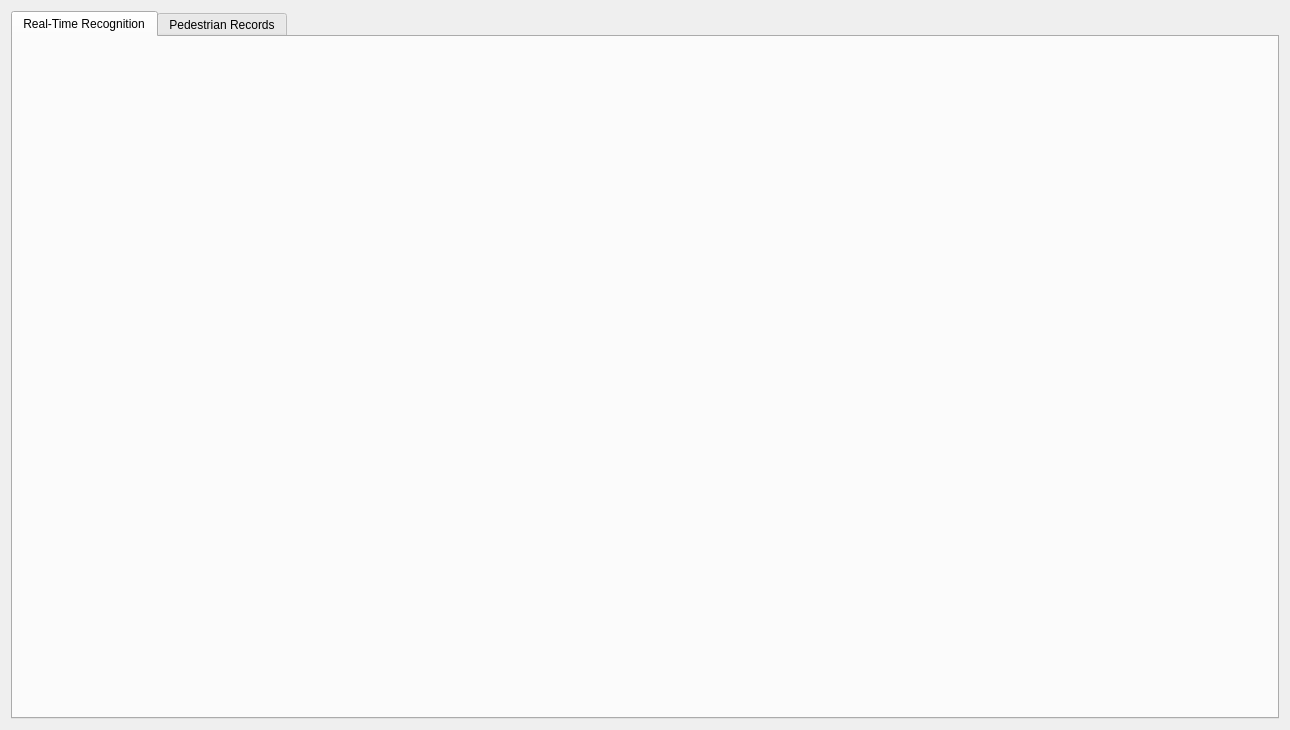
<?xml version="1.0" encoding="UTF-8"?>
<ui version="4.0">
 <class>PedestrianRecognitionClass</class>
 <widget class="QWidget" name="PedestrianRecognitionClass">
  <property name="geometry">
   <rect>
    <x>0</x>
    <y>0</y>
    <width>1290</width>
    <height>730</height>
   </rect>
  </property>
  <property name="windowTitle">
   <string>PedestrianRecognition</string>
  </property>
  <layout class="QHBoxLayout" name="horizontalLayout">
   <item>
    <widget class="QTabWidget" name="tabWidget">
     <property name="styleSheet">
      <string notr="true"/>
     </property>
     <property name="currentIndex">
      <number>0</number>
     </property>
     <widget class="QWidget" name="tab1">
      <property name="styleSheet">
       <string notr="true"/>
      </property>
      <attribute name="title">
       <string>Real-Time Recognition</string>
      </attribute>
      <widget class="RealTimeRecognition" name="widget" native="true">
       <property name="geometry">
        <rect>
         <x>-10</x>
         <y>0</y>
         <width>1280</width>
         <height>684</height>
        </rect>
       </property>
      </widget>
     </widget>
     <widget class="QWidget" name="tab2">
      <property name="styleSheet">
       <string notr="true"/>
      </property>
      <attribute name="title">
       <string>Pedestrian Records</string>
      </attribute>
      <widget class="PersonData" name="widget_2" native="true">
       <property name="geometry">
        <rect>
         <x>-1</x>
         <y>-1</y>
         <width>1280</width>
         <height>684</height>
        </rect>
       </property>
      </widget>
     </widget>
    </widget>
   </item>
  </layout>
 </widget>
 <layoutdefault spacing="6" margin="11"/>
 <customwidgets>
  <customwidget>
   <class>RealTimeRecognition</class>
   <extends>QWidget</extends>
   <header>realtimerecognition.h</header>
   <container>1</container>
  </customwidget>
  <customwidget>
   <class>PersonData</class>
   <extends>QWidget</extends>
   <header>persondata.h</header>
   <container>1</container>
  </customwidget>
 </customwidgets>
 <resources>
  <include location="pedestrianrecognition.qrc"/>
 </resources>
 <connections/>
</ui>
